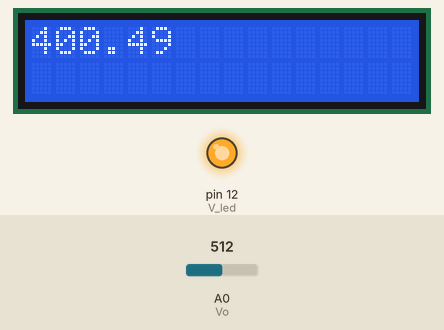
Recording of a sketch running on a simulated Arduino Uno, built with avr-gcc and run on an emulated ATmega328P. Shown: 16×2 character LCD, output pins drawn as LEDs (lit = HIGH). The inputs (shaded band) are chosen by the test bench; at power-on: A0 (Vo) = 512.

Above: at 3.2 s.
3.3 s: A0 (Vo) set to 716
At 4.9 s:
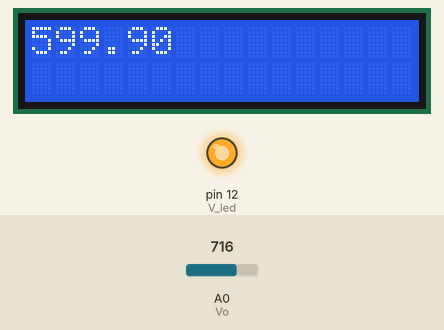
6.6 s: A0 (Vo) set to 900
At 7.6 s:
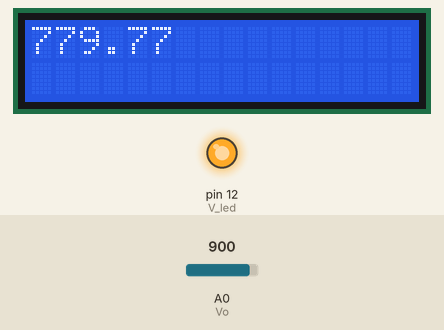
9.6 s: A0 (Vo) set to 1023
At 10.9 s:
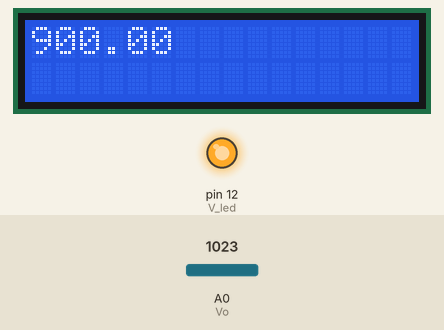
Timing chart, 0 to 12.6 s (numbered marks = the images above; inputs shaded):
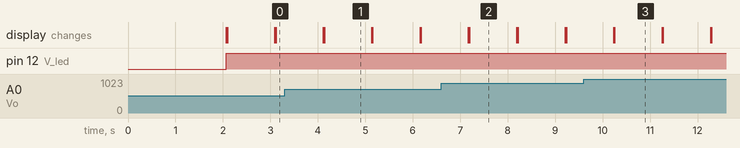

Measured:
- after the input at 3.3 s, the display: first differs from a run without the input after 0.83 s (image 1)
- after the input at 6.6 s, the display: first differs from a run without the input after 0.59 s (image 2)
- after the input at 9.6 s, the display: first differs from a run without the input after 0.65 s (image 3)
- what the display in image 1 shows lasts 1.0 s, from 4.1 s to 5.1 s

The sketch:

week03_02.ino
```cpp
#include <Wire.h>				// I2C 통신을 위한 기본 라이브러리
#include <LiquidCrystal_I2C.h>	// I2C LCD 라이브러리

int Vo = A0;
int V_led = 12;
float Vo_value = 0;
float Voltage = 0;
float dustDensity = 0;
LiquidCrystal_I2C lcd(0x27, 16, 2);

void setup()
{
  Serial.begin(9600);
  pinMode(Vo, INPUT);
  pinMode(V_led, OUTPUT);
  lcd.init();		// I2C 초기화
  lcd.backlight();	// 백라이트 켜기
  lcd.print("LCD init");
  delay (2000);
  lcd.clear();
}

void loop()
{
  digitalWrite(V_led, LOW);
  delayMicroseconds(280);
  Vo_value = analogRead(Vo);
  delayMicroseconds(40);
  digitalWrite(V_led, HIGH);
  delayMicroseconds(9600);


  Voltage = Vo_value * 5.0 / 1023.0;
  dustDensity = (Voltage - 0.5) / 0.005;
  lcd.setCursor(0,0);
  lcd.print(dustDensity);
  delay(1000);
  lcd.clear();
}
```
